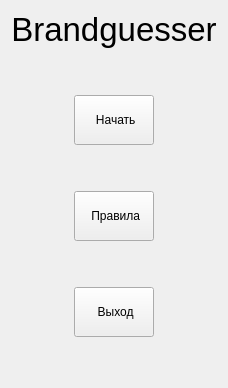
      <widget class="QWidget" name="page">
       <layout class="QVBoxLayout" name="verticalLayout_3">
        <item>
         <widget class="QLabel" name="label">
          <property name="sizePolicy">
           <sizepolicy hsizetype="Expanding" vsizetype="Expanding">
            <horstretch>0</horstretch>
            <verstretch>0</verstretch>
           </sizepolicy>
          </property>
          <property name="styleSheet">
           <string notr="true">font-size:25pt;</string>
          </property>
          <property name="text">
           <string>&lt;html&gt;&lt;head/&gt;&lt;body&gt;&lt;p align=&quot;center&quot;&gt;Brandguesser&lt;/p&gt;&lt;/body&gt;&lt;/html&gt;</string>
          </property>
         </widget>
        </item>
        <item>
         <spacer name="verticalSpacer">
          <property name="orientation">
           <enum>Qt::Vertical</enum>
          </property>
          <property name="sizeHint" stdset="0">
           <size>
            <width>20</width>
            <height>40</height>
           </size>
          </property>
         </spacer>
        </item>
        <item>
         <layout class="QVBoxLayout" name="verticalLayout_2">
          <item alignment="Qt::AlignHCenter">
           <widget class="QPushButton" name="start">
            <property name="sizePolicy">
             <sizepolicy hsizetype="Fixed" vsizetype="Expanding">
              <horstretch>0</horstretch>
              <verstretch>0</verstretch>
             </sizepolicy>
            </property>
            <property name="minimumSize">
             <size>
              <width>0</width>
              <height>50</height>
             </size>
            </property>
            <property name="cursor">
             <cursorShape>PointingHandCursor</cursorShape>
            </property>
            <property name="text">
             <string> Начать</string>
            </property>
            <property name="icon">
             <iconset resource="files.qrc">
              <normaloff>:/icons/иконки/play.png</normaloff>:/icons/иконки/play.png</iconset>
            </property>
            <property name="iconSize">
             <size>
              <width>32</width>
              <height>32</height>
             </size>
            </property>
           </widget>
          </item>
          <item>
           <spacer name="verticalSpacer_9">
            <property name="orientation">
             <enum>Qt::Vertical</enum>
            </property>
            <property name="sizeHint" stdset="0">
             <size>
              <width>20</width>
              <height>40</height>
             </size>
            </property>
           </spacer>
          </item>
          <item alignment="Qt::AlignHCenter">
           <widget class="QPushButton" name="settings">
            <property name="sizePolicy">
             <sizepolicy hsizetype="Fixed" vsizetype="Expanding">
              <horstretch>0</horstretch>
              <verstretch>0</verstretch>
             </sizepolicy>
            </property>
            <property name="minimumSize">
             <size>
              <width>0</width>
              <height>50</height>
             </size>
            </property>
            <property name="cursor">
             <cursorShape>PointingHandCursor</cursorShape>
            </property>
            <property name="text">
             <string> Правила</string>
            </property>
            <property name="icon">
             <iconset resource="files.qrc">
              <normaloff>:/icons/иконки/question.png</normaloff>:/icons/иконки/question.png</iconset>
            </property>
            <property name="iconSize">
             <size>
              <width>32</width>
              <height>32</height>
             </size>
            </property>
           </widget>
          </item>
          <item>
           <spacer name="verticalSpacer_10">
            <property name="orientation">
             <enum>Qt::Vertical</enum>
            </property>
            <property name="sizeHint" stdset="0">
             <size>
              <width>20</width>
              <height>40</height>
             </size>
            </property>
           </spacer>
          </item>
          <item alignment="Qt::AlignHCenter">
           <widget class="QPushButton" name="exit_1">
            <property name="sizePolicy">
             <sizepolicy hsizetype="Fixed" vsizetype="Expanding">
              <horstretch>0</horstretch>
              <verstretch>0</verstretch>
             </sizepolicy>
            </property>
            <property name="minimumSize">
             <size>
              <width>0</width>
              <height>50</height>
             </size>
            </property>
            <property name="cursor">
             <cursorShape>PointingHandCursor</cursorShape>
            </property>
            <property name="text">
             <string> Выход</string>
            </property>
            <property name="icon">
             <iconset resource="files.qrc">
              <normaloff>:/icons/иконки/close.png</normaloff>:/icons/иконки/close.png</iconset>
            </property>
            <property name="iconSize">
             <size>
              <width>32</width>
              <height>32</height>
             </size>
            </property>
           </widget>
          </item>
         </layout>
        </item>
        <item>
         <spacer name="verticalSpacer_2">
          <property name="orientation">
           <enum>Qt::Vertical</enum>
          </property>
          <property name="sizeHint" stdset="0">
           <size>
            <width>20</width>
            <height>40</height>
           </size>
          </property>
         </spacer>
        </item>
       </layout>
      </widget>
